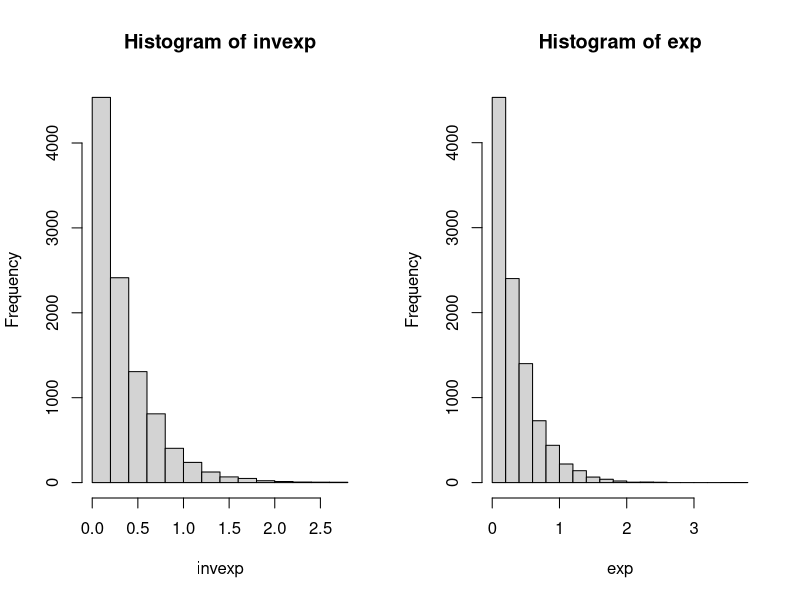
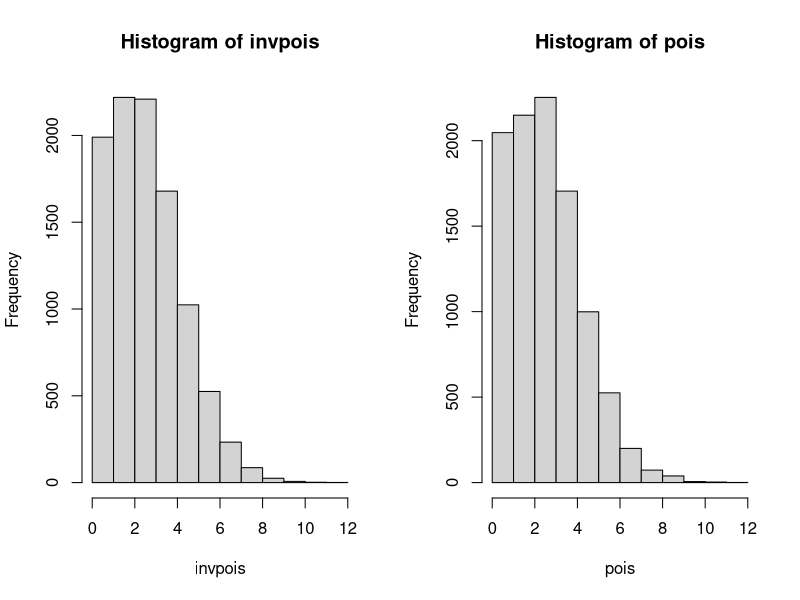
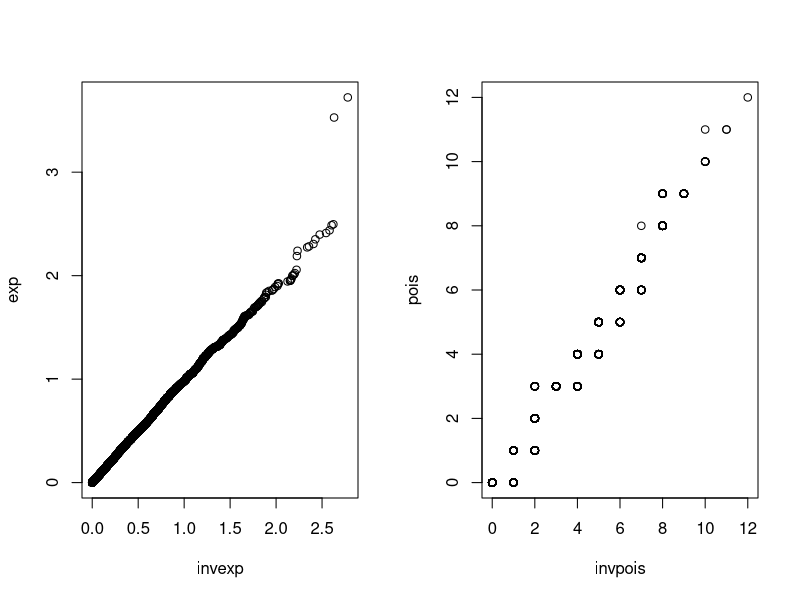
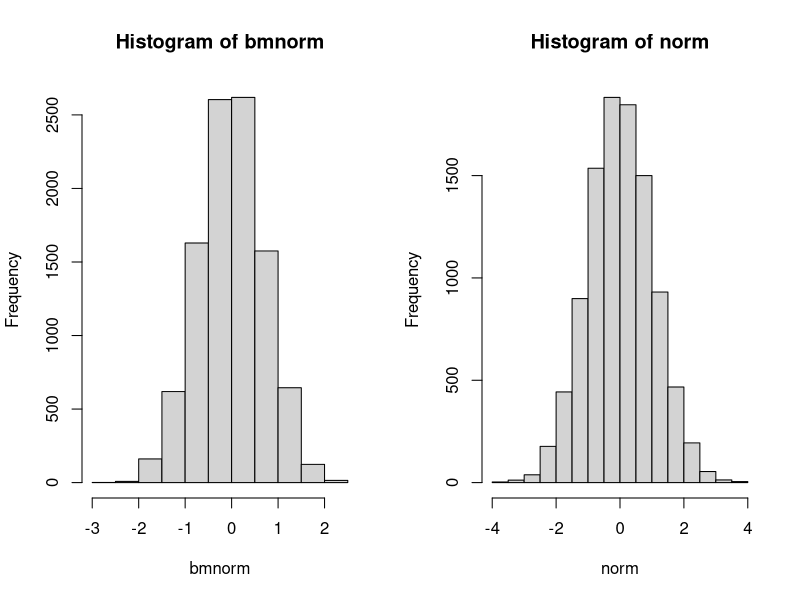
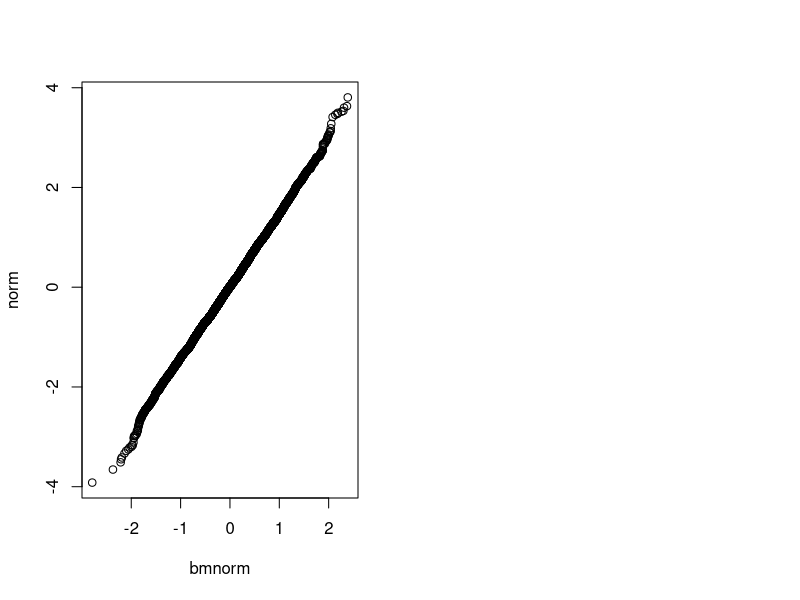
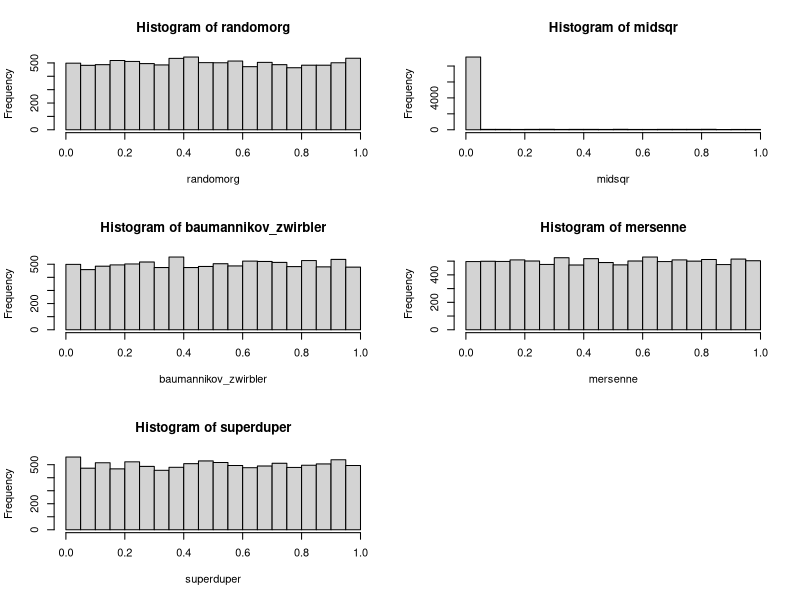
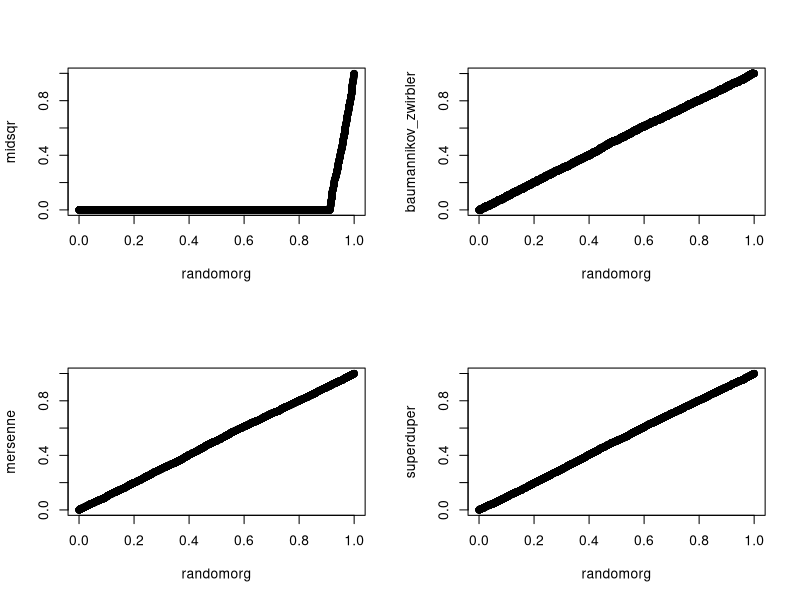
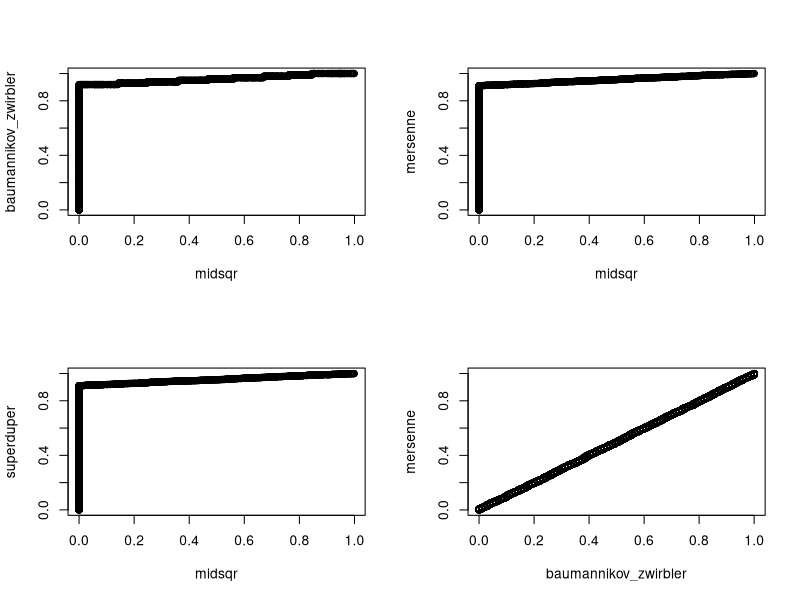

R code for these plots, in order:
## ---- chunk 1
knitr::opts_chunk$set(error=TRUE,        # Keep compiling upon error
                      collapse=TRUE,     # collapse by default
                      echo=TRUE,         # echo code by default
                      comment = "#>",    # change comment character
                      fig.width = 10,     # set figure width
                      out.width = "100%", # set width of displayed images
                      warning=TRUE,      # show R warnings
                      message=FALSE)     # show R messages

packageTest<- function(x)  {
    if (!require(x,character.only = TRUE))  {
      install.packages(x,dep=TRUE)
      if(!require(x,character.only = TRUE)) stop("Package not found")
    }
}

options(warn=-1)
## ---- chunk 2
set.seed(42)
## ---- chunk 3
gv <- runif(10000,min=0,max=1)
lambda <- 3
invexp <- -(1/lambda)*log(gv)
exp <- rexp(10000,lambda)

invpois = NULL
for (i in 1:10000){
j <- 0
U <- runif(1,0,1)
Y <- -(1/lambda)*log(U)
sum <- Y

while(sum < 1){
U <-  runif(1,min = 0,max = 1) 
Y <- -(1/lambda)*log(U)
sum <-  sum + Y
j <-  j + 1; 
}

invpois <- rbind(invpois,j)
}

pois <-  rpois(10000,lambda)

par(mfrow=c(1,2))

hist(invexp)
hist(exp)

hist(invpois)
hist(pois)

qqplot(invexp,exp)
qqplot(invpois,pois)
## ---- chunk 4
u <- runif(10000,0,1)
v <- runif(10000,0,1)

bmnorm = cos(2*pi*u)*sqrt(-log(v))
norm <- rnorm(10000)

par(mfrow=c(1,2))
hist(bmnorm)
hist(norm)
qqplot(bmnorm,norm)
## ---- chunk 5
randomorg <- read.csv('randomorg.csv',header=FALSE)
randomorg <- randomorg[,"V1"]
## ---- chunk 6
midsqr = function(seed, length) {
    ergebnis = c()
    for(i in 1:length) {
        value = seed * seed 
        seed = (value %/% 10000) %% 10000000
       ergebnis = c(ergebnis, seed/10000000)
    }   
    return(ergebnis)
}
midsqr = midsqr(2222222222222,10000)
## ---- chunk 7
standardize <- function(x){(x-min(x))/(max(x)-min(x))}

baumannikov_zwirbler <- function(seed, n){
  if((seed %% 2) == 0){
    seed <- seed +1
  }
  start <- as.character((seed*n)^2)
  save <- c()
  for (i in 1:(n)){
    if (i == 1){
      x <- start
      k <- nchar(x)
      y <- as.numeric(substr(as.numeric(x), round(0.25*k), round(0.75*k)))
      save[i] <- y
    }
    else{
      x <- as.character((save[i-1]*n)^2)
      k <- nchar(x)
      y <- as.numeric(substr(as.numeric(x), round(0.25*k), round(0.75*k)))
      save[i] <- y
    }
  }
  return(standardize(save%%100))
}

baumannikov_zwirbler <- baumannikov_zwirbler(22222222, 10000)
## ---- chunk 8
set.seed(22222222,kind='Mersenne-Twister')
mersenne <- runif(10000)

set.seed(22222222,kind='Super-Duper')
superduper <- runif(10000)
## ---- chunk 9
par(mfrow=c(3,2))
hist(randomorg)
hist(midsqr)
hist(baumannikov_zwirbler)
hist(mersenne)
hist(superduper)

par(mfrow=c(2,2))
qqplot(randomorg,midsqr)
qqplot(randomorg,baumannikov_zwirbler)
qqplot(randomorg,mersenne)
qqplot(randomorg,superduper)
qqplot(midsqr,baumannikov_zwirbler)
qqplot(midsqr,mersenne)
qqplot(midsqr,superduper)
qqplot(baumannikov_zwirbler,mersenne)
qqplot(baumannikov_zwirbler,superduper)
qqplot(mersenne,superduper)
